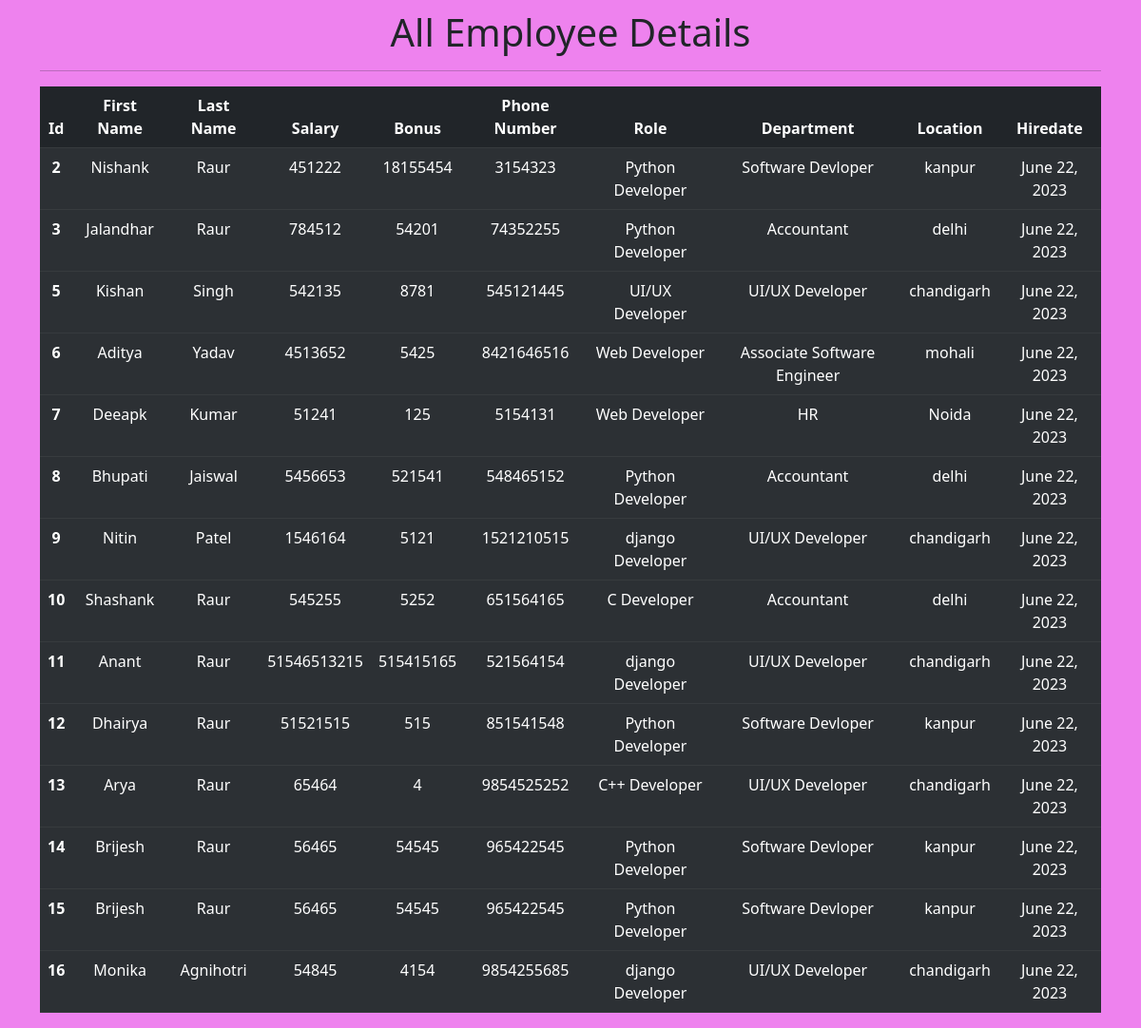
The app's page /all_emp with its own data.
### emp_app/models.py (models this page shows, shortened)
class Employee(models.Model):
    first_name=models.CharField(max_length=100,null=False)
    last_name=models.CharField(max_length=100)
    dept=models.ForeignKey(Department,on_delete=models.CASCADE)
    salary=models.IntegerField(default=0)
    bonus=models.IntegerField(default=0)
    role=models.ForeignKey(Role,on_delete=models.CASCADE)
    phone=models.IntegerField(default=0)
    hire_date=models.DateField()

class Role(models.Model):
    name=models.CharField(max_length=100,null=False)

class Department(models.Model):
    name=models.CharField(max_length=100,null=False)
    location=models.CharField(max_length=100)

### emp_app/views.py (the view)
# urls.py: path("all_emp",views.all_emp,name='all_emp'),
def all_emp(request):
    emps=Employee.objects.all()
    context={
        'emps':emps
    }
    return render(request,'view_all_emp.html',context)

### emp_app/templates/view_all_emp.html (shortened to what this page needs)
<!DOCTYPE html>
<html>
<head>
<link href="https://cdn.jsdelivr.net/npm/bootstrap@5.3.0/dist/css/bootstrap.min.css" rel="stylesheet">
</head>
<body style="background-color:Violet;">
    <div class="container">
        <h1>All Employee Details</h1>
        <hr>
        <table class="table table-dark table-striped">
            <thead>
              <tr>
                <th scope="col">Id</th>
                <th scope="col">First Name</th>
                <th scope="col">Last Name</th>
                <th scope="col">Salary</th>
                <th scope="col">Bonus</th>
                <th scope="col">Phone Number</th>
                <th scope="col">Role</th>
                <th scope="col">Department</th>
                <th scope="col">Location</th>
                <th scope="col">Hiredate</th>
              </tr>
            </thead>
            {% for emp in emps %}
            <tbody>
              <tr>
                <th scope="row">{{emp.id}}</th>
                <td>{{emp.first_name}}</td>
                <td>{{emp.last_name}}</td>
                <td>{{emp.salary}}</td>
                <td>{{emp.bonus}}</td>
                <td>{{emp.phone}}</td>
                <td>{{emp.role.name}}</td>
                <td>{{emp.dept.name}}</td>
                <td>{{emp.dept.location}}</td>
                <td>{{emp.hire_date}}</td>
              </tr>
            </tbody>
            {% endfor %}
          </table>
      </div>
  </body>
</html>

### emp_app/templates/view_all_emp.html (style rules this page uses)
.container { margin-top:10px; text-align:center; }

### records on screen
Employee: id "2", first_name "Nishank", last_name "Raur", salary "451222", bonus "18155454", phone "3154323", role.name "Python Developer", dept.name "Software Devloper", dept.location "kanpur", hire_date "June 22, 2023"
Employee: id "3", first_name "Jalandhar", last_name "Raur", salary "784512", bonus "54201", phone "74352255", role.name "Python Developer", dept.name "Accountant", dept.location "delhi", hire_date "June 22, 2023"
Employee: id "5", first_name "Kishan", last_name "Singh", salary "542135", bonus "8781", phone "545121445", role.name "UI/UX Developer", dept.name "UI/UX Developer", dept.location "chandigarh", hire_date "June 22, 2023"
Employee: id "6", first_name "Aditya", last_name "Yadav", salary "4513652", bonus "5425", phone "8421646516", role.name "Web Developer", dept.name "Associate Software Engineer", dept.location "mohali", hire_date "June 22, 2023"
Employee: id "7", first_name "Deeapk", last_name "Kumar", salary "51241", bonus "125", phone "5154131", role.name "Web Developer", dept.name "HR", dept.location "Noida", hire_date "June 22, 2023"
Employee: id "8", first_name "Bhupati", last_name "Jaiswal", salary "5456653", bonus "521541", phone "548465152", role.name "Python Developer", dept.name "Accountant", dept.location "delhi", hire_date "June 22, 2023"
Employee: id "9", first_name "Nitin", last_name "Patel", salary "1546164", bonus "5121", phone "1521210515", role.name "django Developer", dept.name "UI/UX Developer", dept.location "chandigarh", hire_date "June 22, 2023"
Employee: id "10", first_name "Shashank", last_name "Raur", salary "545255", bonus "5252", phone "651564165", role.name "C Developer", dept.name "Accountant", dept.location "delhi", hire_date "June 22, 2023"
Employee: id "11", first_name "Anant", last_name "Raur", salary "51546513215", bonus "515415165", phone "521564154", role.name "django Developer", dept.name "UI/UX Developer", dept.location "chandigarh", hire_date "June 22, 2023"
Employee: id "12", first_name "Dhairya", last_name "Raur", salary "51521515", bonus "515", phone "851541548", role.name "Python Developer", dept.name "Software Devloper", dept.location "kanpur", hire_date "June 22, 2023"
Employee: id "13", first_name "Arya", last_name "Raur", salary "65464", bonus "4", phone "9854525252", role.name "C++ Developer", dept.name "UI/UX Developer", dept.location "chandigarh", hire_date "June 22, 2023"
Employee: id "14", first_name "Brijesh", last_name "Raur", salary "56465", bonus "54545", phone "965422545", role.name "Python Developer", dept.name "Software Devloper", dept.location "kanpur", hire_date "June 22, 2023"
Employee: id "15", first_name "Brijesh", last_name "Raur", salary "56465", bonus "54545", phone "965422545", role.name "Python Developer", dept.name "Software Devloper", dept.location "kanpur", hire_date "June 22, 2023"
Employee: id "16", first_name "Monika", last_name "Agnihotri", salary "54845", bonus "4154", phone "9854255685", role.name "django Developer", dept.name "UI/UX Developer", dept.location "chandigarh", hire_date "June 22, 2023"
